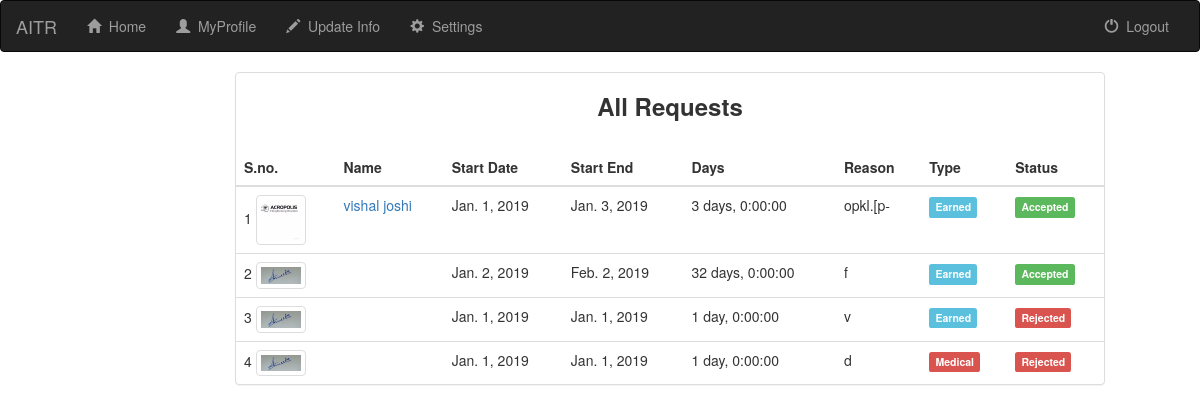
Page /RequestList (signed in) on the committed database.
### SIS/models.py (models this page shows, shortened)
class LeaveRequest(models.Model):
    faculty=models.ForeignKey(to=Faculty, related_name="request", null=True, blank=True)
    start=models.DateField(default=timezone.now)
    end=models.DateField(default=timezone.now)
    type=models.IntegerField(
        choices=((1,"Medical"),(2,'Casual'),(3,'Earned'),(4,'Vacation')),
        default=3,
        )
    status=models.IntegerField(
        choices=((1,"Accepted"),(2,'Rejected'),(3,'Pending')),
        default=3,
        )
    reason=models.CharField(max_length=900)
    verdict=models.CharField(max_length=900,null=True)
    def days(self):
        days = self.end-self.start + timedelta(1)
        return days

class Faculty(models.Model):
    user=models.OneToOneField(User,on_delete=models.CASCADE,null=True)
    photo=models.FileField()
    specialization=models.CharField(max_length=100)

### SIS/views.py (the view)
# urls.py: url(r'^RequestList$', RequestList.as_view(), name='RequestList'),
class RequestList(ListView):
    context_object_name = 'request'
    template_name='RequestList.html'
    def get_queryset(self):
        return LeaveRequest.objects.all()

### Templates/RequestList.html (shortened to what this page needs)
{% extends 'base.html' %}
{% load staticfiles %}
{% block body %}
<div class="col-sm-8 col-md-9" style="margin-left: 220px">
	<div class="panel panel-default">
		<h3 align="center"><strong>All Requests</strong></h3>
		<br>
		<table class="table">
			<thead>
				<tr>
					<th>S.no.</th>
					<th>Name</th>
					<th>Start Date</th>
					<th>Start End</th>
					<th>Days</th>
					<th>Reason</th>
					<th>Type</th>
					<th>Status</th>
				</tr>
			</thead>
			<tbody>
				{% for r in request %}
				<tr>
					<td>
						{{ forloop.counter }} {%if r.faculty.photo %} <img src="{{ r.faculty.photo.url }}" class="img-thumbnail" width="50px" height="50px"> {% endif%}
					</td>
					<td> <a target="_blank" href="{% url 'detail' r.faculty.user.username %}"> {{ r.faculty.user.first_name }} {{ r.faculty.user.last_name }} </a> </td>
					<td>
						{{ r.start }}
					</td>
					<td>
						{{ r.end }}
					</td>
					<td>
						{{ r.days }}
					</td>
					<td>
						{{ r.reason }}
					</td>
					<td>
						{%if r.type == 3 %}
						<span class="label label-info">Earned</span>
						{%elif r.type == 1 %}
						<span class="label label-danger">Medical</span>
						{%elif r.type == 2 %}
						<span class="label label-warning">Casual</span>
						{%elif r.type == 4 %}
						<span class="label label-default">Vacation</span>
						{% endif %}
					</td>
					<td>
						{%if r.status == 3 %}
						<button type="button" class="btn btn-primary btn-xs" data-toggle="modal" data-target="#myModal" onclick='overlay({{r.id}})'><span class="glyphicon glyphicon-th"></span>&nbsp; Respond</button>
						{%elif r.status == 1 %}
						<span class="label label-success">Accepted</span>
						{%elif r.status == 2 %}
						<span class="label label-danger">Rejected</span>
						{% endif %}
					</td>
				</tr>
				{% endfor %}
			</tbody>
		</table>
	</div>
</div>
{% endblock %}

### Templates/base.html (style rules this page uses)
body { margin: 0; padding: 0; background-image: url("https://res.cloudinary.com/dejzo3x6l/image/upload/v1462601848/login%20page%20design/material-design-1080p-wallpaper_1.jpg"); background-attachment: fixed; background-size: cover; background-image: no-repeat; }

### rows in the picture
LeaveRequest: faculty.photo (picture), faculty.user.first_name "vishal", faculty.user.last_name "joshi", start "Jan. 1, 2019", end "Jan. 3, 2019", days "3 days, 0:00:00", reason "opkl.[p-", type "Earned", status "Accepted"
LeaveRequest: faculty.photo (picture), start "Jan. 2, 2019", end "Feb. 2, 2019", days "32 days, 0:00:00", reason "f", type "Earned", status "Accepted"
LeaveRequest: faculty.photo (picture), start "Jan. 1, 2019", end "Jan. 1, 2019", days "1 day, 0:00:00", reason "v", type "Earned", status "Rejected"
LeaveRequest: faculty.photo (picture), start "Jan. 1, 2019", end "Jan. 1, 2019", days "1 day, 0:00:00", reason "d", type "Medical", status "Rejected"
